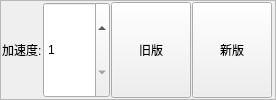
           <widget class="QFrame" name="frame_7">
            <property name="frameShape">
             <enum>QFrame::StyledPanel</enum>
            </property>
            <property name="frameShadow">
             <enum>QFrame::Plain</enum>
            </property>
            <layout class="QGridLayout" name="gridLayout_11">
             <property name="leftMargin">
              <number>1</number>
             </property>
             <property name="topMargin">
              <number>1</number>
             </property>
             <property name="rightMargin">
              <number>3</number>
             </property>
             <property name="bottomMargin">
              <number>1</number>
             </property>
             <property name="spacing">
              <number>1</number>
             </property>
             <item row="0" column="0">
              <widget class="QLabel" name="label_6">
               <property name="sizePolicy">
                <sizepolicy hsizetype="Fixed" vsizetype="Minimum">
                 <horstretch>0</horstretch>
                 <verstretch>0</verstretch>
                </sizepolicy>
               </property>
               <property name="text">
                <string>加速度:</string>
               </property>
              </widget>
             </item>
             <item row="0" column="1">
              <widget class="QSpinBox" name="spinBox_V_Accr">
               <property name="sizePolicy">
                <sizepolicy hsizetype="Minimum" vsizetype="Minimum">
                 <horstretch>0</horstretch>
                 <verstretch>0</verstretch>
                </sizepolicy>
               </property>
               <property name="minimum">
                <number>1</number>
               </property>
               <property name="maximum">
                <number>999999999</number>
               </property>
              </widget>
             </item>
             <item row="0" column="2">
              <widget class="QPushButton" name="pushButton_V_Accr_old">
               <property name="sizePolicy">
                <sizepolicy hsizetype="Minimum" vsizetype="Minimum">
                 <horstretch>0</horstretch>
                 <verstretch>0</verstretch>
                </sizepolicy>
               </property>
               <property name="text">
                <string>旧版</string>
               </property>
              </widget>
             </item>
             <item row="0" column="3">
              <widget class="QPushButton" name="pushButton_V_Accr_new">
               <property name="sizePolicy">
                <sizepolicy hsizetype="Minimum" vsizetype="Minimum">
                 <horstretch>0</horstretch>
                 <verstretch>0</verstretch>
                </sizepolicy>
               </property>
               <property name="text">
                <string>新版</string>
               </property>
              </widget>
             </item>
            </layout>
           </widget>
